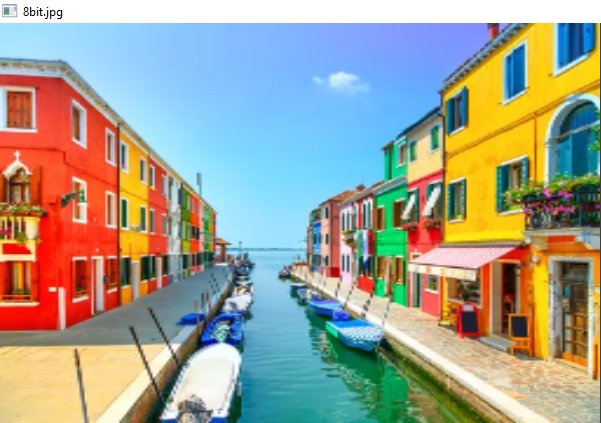
#> input picture 24_bits_to_different_bits/8bit.png, 601 x 423 px, given in place of image.jfif, which was not available
$ python 24_bits_to_different_bits.py
#> lines starting #> are read from the running program, lines starting #| are printed output that depends on the picture; pictures that were not available may be replaced by others from this repository, and a replacement may not be noted
#24 Bit to 8 Bit
import cv2
#Input image
input = cv2.imread('C:/Users/student/Downloads/image.jfif')
#> input is the input picture: shape (423, 601, 3); mean B, G, R 146.7, 160.9, 160.4
#Get input size
height, width = input.shape[:2]
#> height = 423; width = 601
w, h = (256, 256)
temp = cv2.resize(input, (w, h), cv2.INTER_LINEAR)
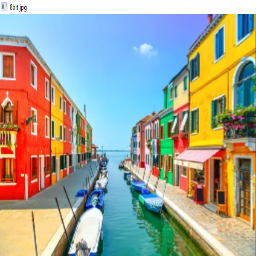
#> temp: shape (256, 256, 3); mean B, G, R 146.6, 160.8, 160.4
output = cv2.resize(temp, (width, height), cv2.INTER_NEAREST)
cv2.imshow("8bit.jpg",output)
cv2.imshow("24bit.jpg",input)

#24 Bit to 4 Bit
import cv2
#Input image
input = cv2.imread('C:/Users/student/Downloads/image.jfif')
#Get input size
height, width = input.shape[:2]
a, b = (16, 16)
temp1 = cv2.resize(input, (a, b), cv2.INTER_LINEAR)
output1 = cv2.resize(temp1, (width, height), cv2.INTER_NEAREST)
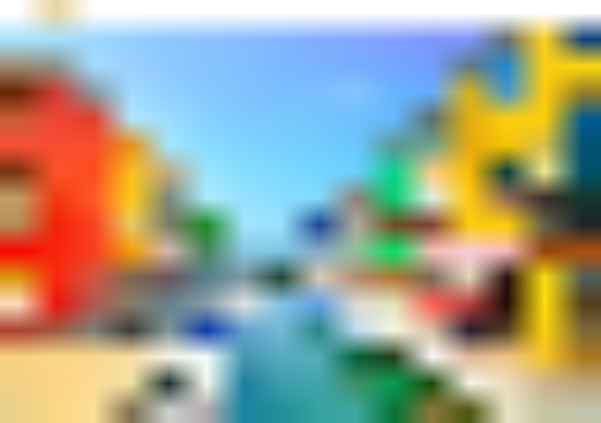
#> output1: shape (423, 601, 3); mean of channels 0, 1, 2 146, 162.9, 160; drawn as B, G, R
cv2.imshow("4bit.jpg",output1)
cv2.imshow("24bit.jpg",input)

#24 Bit to 1 Bit
import cv2
input = cv2.imread('C:/Users/student/Downloads/image.jfif')
#Get input size
height, width = input.shape[:2]
c, d = (2, 2)
temp2 = cv2.resize(input, (c, d), cv2.INTER_LINEAR)
output2 = cv2.resize(temp2, (width, height), cv2.INTER_NEAREST)
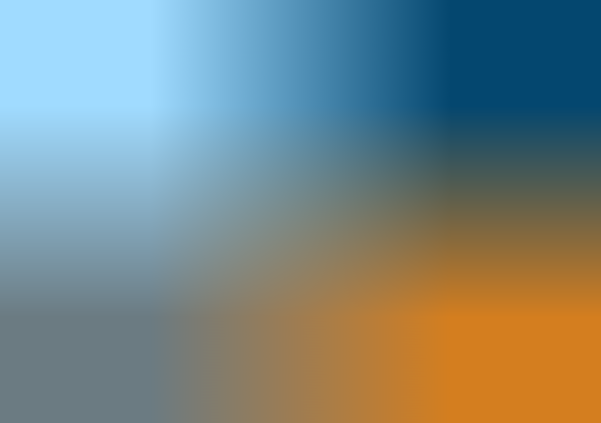
#> output2: shape (423, 601, 3); mean of channels 0, 1, 2 131.7, 134.7, 120.7; drawn as B, G, R
cv2.imshow("1bit.jpg",output2)
cv2.imshow("24bit.jpg",input)
